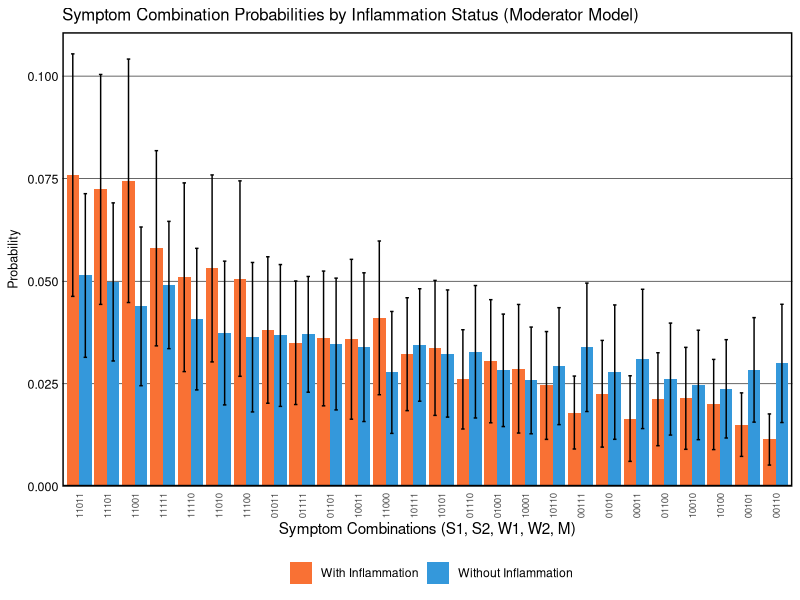

R code for this plot:
## ---- chunk 1

## ---- chunk 2
# Load required packages
library(tidyverse)
library(mvtnorm)
library(MASS)
library(flextable)
library(officer)
library(MatchIt)
## ---- chunk 3
# Setting seed for reproducibility
set.seed(123)

# Combinations of binary criteria
combinations <- expand.grid(c(0,1), c(0,1), c(0,1), c(0,1), c(0,1))
## ---- chunk 4
# Function to ensure the values fall between 0 and 4
rescale <- function(x) {
  min_val <- min(x)
  max_val <- max(x)
  return((x - min_val) / (max_val - min_val) * 4)
}
## ---- chunk 5
generate_correlated_binary <- function(n, p1, p2, cor) {
  means <- c(0, 0)
  sigma <- matrix(c(1, cor, cor, 1), 2, 2)
  bvn <- mvrnorm(n, mu = means, Sigma = sigma)
  
  threshold_L <- qnorm(1 - p1)
  threshold_I <- qnorm(1 - p2)
  
  L <- ifelse(bvn[,1] > threshold_L, 1, 0)
  I <- ifelse(bvn[,2] > threshold_I, 1, 0)
  
  return(data.frame(L = L, I = I))
}
## ---- chunk 6
# Number of individuals and simulations
n <- 1000
n_sims <- 100

# Matrices to accumulate the results of each simulation
results_WITH_inflammation <- matrix(0, ncol = 2^5, nrow = n_sims)
results_WITHOUT_inflammation <- matrix(0, ncol = 2^5, nrow = n_sims)

# Vectors to track sample sizes
n_WITH_inflammation <- numeric(n_sims)
n_WITHOUT_inflammation <- numeric(n_sims)

# NEW: Vectors to track severity before and after matching
severity_WITH_before <- numeric(n_sims)
severity_WITHOUT_before <- numeric(n_sims)
severity_WITH_after <- numeric(n_sims)
severity_WITHOUT_after <- numeric(n_sims)
n_matched <- numeric(n_sims)  # Sample size per group after matching
## ---- chunk 7
for(sim in 1:n_sims) {
  # Generate correlated binary latent variables L (PTSD) and I (Inflammation)
  latent_vars <- generate_correlated_binary(n, p1 = 0.8, p2 = 0.5, cor = 0.6)
  L <- latent_vars$L
  I <- latent_vars$I
  
  # Define model parameters
  # Baseline effects (λ₀): effect of L when I = 0
  lambda_S1 <- 0.91  # Strong indicator
  lambda_S2 <- 0.91  # Strong indicator
  lambda_M  <- 0.90  # Medium indicator
  lambda_W1 <- 0.60  # Weak indicator
  lambda_W2 <- 0.60  # Weak indicator
  
  # Moderation effects (γ): additional effect when I = 1
  gamma_S1 <- 0.2275  # 25% amplification
  gamma_S2 <- 0.2275  # 25% amplification
  gamma_M  <- 0.1800  # 20% amplification
  gamma_W1 <- 0.0900  # 15% amplification
  gamma_W2 <- 0.0900  # 15% amplification
  
  # Standard deviations
  sd_strong <- 0.7
  sd_medium <- 1.0
  sd_weak   <- 1.2
  
  # MODERATOR MODEL: Symptom_i = (λ₀ + γ × I) × L + ε
  # Inflammation only affects symptoms through moderation of L's effect
  # When L = 0, inflammation has NO effect on symptoms
  
  # Strong indicators
  S1 <- rescale((lambda_S1 + gamma_S1 * I) * L + rnorm(n, mean = 2, sd = sd_strong))
  S2 <- rescale((lambda_S2 + gamma_S2 * I) * L + rnorm(n, mean = 2, sd = sd_strong))
  
  # Medium indicator
  M  <- rescale((lambda_M + gamma_M * I) * L + rnorm(n, mean = 2, sd = sd_medium))
  
  # Weak indicators
  W1 <- rescale((lambda_W1 + gamma_W1 * I) * L + rnorm(n, mean = 2, sd = sd_weak))
  W2 <- rescale((lambda_W2 + gamma_W2 * I) * L + rnorm(n, mean = 2, sd = sd_weak))
  
  # Combine into a data frame
  data <- data.frame(L, I, S1, S2, W1, W2, M)
  
  # Creating binary variables for all indicators
  data <- data %>%
    mutate(
      S1_positive = S1 >= 2,
      S2_positive = S2 >= 2,
      W1_positive = W1 >= 2,
      W2_positive = W2 >= 2,
      M_positive = M >= 2
    )
  
  # Calculate a new column that counts how many criteria are met for each individual
  data <- data %>%
    mutate(criteria_met = S1_positive + S2_positive + 
                          W1_positive + W2_positive + 
                          M_positive)
  
  # Filter the dataset to keep only those individuals that meet at least 2 criteria
  filtered_data <- data %>%
    filter(criteria_met >= 2)
  
  # Split into inflammation groups
  filtered_WITH_I <- filtered_data %>% filter(I == 1)
  filtered_WITHOUT_I <- filtered_data %>% filter(I == 0)
  
  # Track sample sizes
  n_WITH_inflammation[sim] <- nrow(filtered_WITH_I)
  n_WITHOUT_inflammation[sim] <- nrow(filtered_WITHOUT_I)
  
  # NEW: Calculate total severity for each diagnosed individual
filtered_data <- filtered_data %>%
  mutate(total_severity = S1 + S2 + M + W1 + W2)

# NEW: Track severity BEFORE matching
severity_WITH_before[sim] <- mean(filtered_data$total_severity[filtered_data$I == 1])
severity_WITHOUT_before[sim] <- mean(filtered_data$total_severity[filtered_data$I == 0])

# NEW: Perform nearest-neighbor matching on total severity
# Reverse the treatment coding so we match FROM non-inflammation TO inflammation
filtered_data <- filtered_data %>%
  mutate(I_reversed = 1 - I)  # Now 1 = no inflammation, 0 = inflammation

# Calculate the standard deviation of severity for caliper
severity_sd <- sd(filtered_data$total_severity)

match_result <- matchit(I_reversed ~ total_severity, 
                        data = filtered_data, 
                        method = "nearest", 
                        ratio = 1)

# NEW: Get the matched dataset
matched_data <- match.data(match_result)

# NEW: Split matched data into inflammation groups
filtered_WITH_I <- matched_data %>% filter(I == 1)
filtered_WITHOUT_I <- matched_data %>% filter(I == 0)

# NEW: Track severity AFTER matching
severity_WITH_after[sim] <- mean(filtered_WITH_I$total_severity)
severity_WITHOUT_after[sim] <- mean(filtered_WITHOUT_I$total_severity)
n_matched[sim] <- nrow(filtered_WITH_I)  # Both groups have same size after 1:1 matching
  
  # === Calculate for WITH inflammation group ===
  if(nrow(filtered_WITH_I) > 5) {  # Need sufficient data for covariance
    cov_matrix_WITH <- cov(filtered_WITH_I[, c("S1", "S2", "W1", "W2", "M")])
    means_WITH <- colMeans(filtered_WITH_I[, c("S1", "S2", "W1", "W2", "M")])
    
    for(i in 1:nrow(combinations)){
      lower <- as.numeric(ifelse(combinations[i,] == 1, 2, -Inf))
      upper <- as.numeric(ifelse(combinations[i,] == 1, Inf, 2))
      results_WITH_inflammation[sim, i] <- pmvnorm(lower = lower, 
                                                   upper = upper, 
                                                   mean = means_WITH, 
                                                   sigma = cov_matrix_WITH)
    }
  }
  
  # === Calculate for WITHOUT inflammation group ===
  if(nrow(filtered_WITHOUT_I) > 5) {  # Need sufficient data for covariance
    cov_matrix_WITHOUT <- cov(filtered_WITHOUT_I[, c("S1", "S2", "W1", "W2", "M")])
    means_WITHOUT <- colMeans(filtered_WITHOUT_I[, c("S1", "S2", "W1", "W2", "M")])
    
    for(i in 1:nrow(combinations)){
      lower <- as.numeric(ifelse(combinations[i,] == 1, 2, -Inf))
      upper <- as.numeric(ifelse(combinations[i,] == 1, Inf, 2))
      results_WITHOUT_inflammation[sim, i] <- pmvnorm(lower = lower, 
                                                      upper = upper, 
                                                      mean = means_WITHOUT, 
                                                      sigma = cov_matrix_WITHOUT)
    }
  }
}
## ---- chunk 8
# === Process results for WITH inflammation group ===
derived_probs_WITH <- data.frame(
  Combination = paste(combinations[,1], 
                      combinations[,2], 
                      combinations[,3], 
                      combinations[,4], 
                      combinations[,5], sep=""),
  Mean_Probability = apply(results_WITH_inflammation, 2, mean),
  SD_Probability = apply(results_WITH_inflammation, 2, sd),
  Group = "With Inflammation")

# === Process results for WITHOUT inflammation group ===
derived_probs_WITHOUT <- data.frame(
  Combination = paste(combinations[,1], 
                      combinations[,2], 
                      combinations[,3], 
                      combinations[,4], 
                      combinations[,5], sep=""),
  Mean_Probability = apply(results_WITHOUT_inflammation, 2, mean),
  SD_Probability = apply(results_WITHOUT_inflammation, 2, sd),
  Group = "Without Inflammation")

# Combine both groups
derived_probs_combined <- rbind(derived_probs_WITH, derived_probs_WITHOUT)

# Determine which combinations meet 2 out of 5 criteria
derived_probs_combined$MeetsCriteria <- ifelse(rowSums(combinations) >= 2, TRUE, FALSE)

# Filter to only include combinations that meet the criteria
filtered_probs_combined <- derived_probs_combined %>% 
  filter(MeetsCriteria) %>%
  arrange(Group, desc(Mean_Probability))

# Add abbreviations for x-axis
# We'll rank combinations by their average probability across both groups
avg_probs <- derived_probs_combined %>%
  filter(MeetsCriteria) %>%
  group_by(Combination) %>%
  summarise(Avg = mean(Mean_Probability)) %>%
  arrange(desc(Avg))

filtered_probs_combined$Rank <- match(filtered_probs_combined$Combination, avg_probs$Combination)

# Report average sample sizes
cat("Average sample sizes across simulations:\n")
cat("With Inflammation (before matching):", round(mean(n_WITH_inflammation), 1), "\n")
cat("Without Inflammation (before matching):", round(mean(n_WITHOUT_inflammation), 1), "\n")
cat("Per group after matching:", round(mean(n_matched), 1), "\n")

# NEW: Report severity before and after matching
cat("\nAverage total severity BEFORE matching:\n")
cat("With Inflammation:", round(mean(severity_WITH_before), 2), "\n")
cat("Without Inflammation:", round(mean(severity_WITHOUT_before), 2), "\n")
cat("Difference:", round(mean(severity_WITH_before) - mean(severity_WITHOUT_before), 2), "\n")

cat("\nAverage total severity AFTER matching:\n")
cat("With Inflammation:", round(mean(severity_WITH_after), 2), "\n")
cat("Without Inflammation:", round(mean(severity_WITHOUT_after), 2), "\n")
cat("Difference:", round(mean(severity_WITH_after) - mean(severity_WITHOUT_after), 2), "\n")
## ---- chunk 9
# Add MeetsCriteria column to individual dataframes
derived_probs_WITH$MeetsCriteria <- ifelse(rowSums(combinations) >= 2, TRUE, FALSE)
derived_probs_WITHOUT$MeetsCriteria <- ifelse(rowSums(combinations) >= 2, TRUE, FALSE)

# Show ALL results for WITH inflammation
cat("\n=== WITH INFLAMMATION (all combinations meeting criteria) ===\n")
print(derived_probs_WITH %>% 
        filter(MeetsCriteria) %>% 
        arrange(desc(Mean_Probability)))

# Show ALL results for WITHOUT inflammation
cat("\n=== WITHOUT INFLAMMATION (all combinations meeting criteria) ===\n")
print(derived_probs_WITHOUT %>% 
        filter(MeetsCriteria) %>% 
        arrange(desc(Mean_Probability)))
## ---- chunk 10
# Define the theme for the figure
Theme_Figure_1a <- 
  theme(
    plot.title = element_text(size=12),
    axis.title.y = element_text(size=9, 
                                margin = margin(t = 0, r = 0, b = 0, l = 0)),
    axis.text.x = element_text(size = 7, angle = 90, hjust = 1, vjust = 0.5),
    axis.text.y = element_text(size=9, 
                               color = "black", 
                               margin = margin(t = 0, r = 0, b = 0, l = 5)),
    axis.ticks = element_blank(),
    panel.grid.major.x = element_blank(), 
    panel.grid.major.y = element_line(size=.2, 
                                      color="black"), 
    panel.grid.minor.y = element_blank(), 
    panel.border = element_rect(colour = "black", 
                                fill=NA, 
                                size=1),
    panel.background = element_rect(fill = "white"),
    legend.position = "bottom")

# Plot with two colors
ggplot(filtered_probs_combined, aes(x = reorder(Combination, -Mean_Probability), 
                                     y = Mean_Probability,
                                     fill = Group)) +
  geom_bar(stat = "identity", position = position_dodge(width = 0.9)) +
  geom_errorbar(aes(ymin = Mean_Probability - SD_Probability, 
                    ymax = Mean_Probability + SD_Probability), 
                position = position_dodge(width = 0.9),
                width = 0.25) +
  scale_fill_manual(values = c("With Inflammation" = "#F97134", 
                                "Without Inflammation" = "#3498db")) +
  scale_y_continuous(expand = expansion(mult = c(0, 0.05))) +
  labs(title = "Symptom Combination Probabilities by Inflammation Status (Moderator Model)", 
       x = "Symptom Combinations (S1, S2, W1, W2, M)", 
       y = "Probability",
       fill = "") + 
  Theme_Figure_1a
